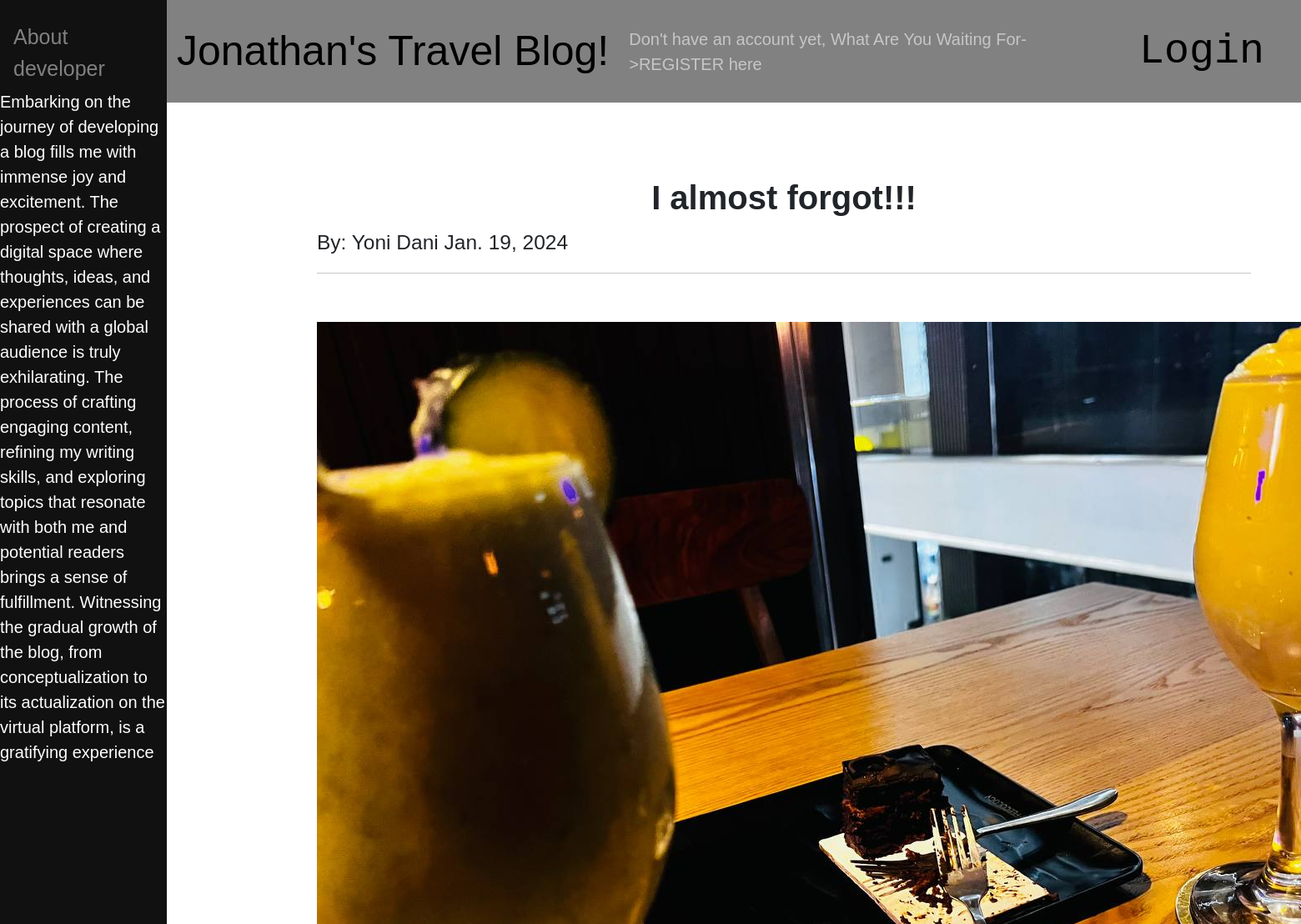
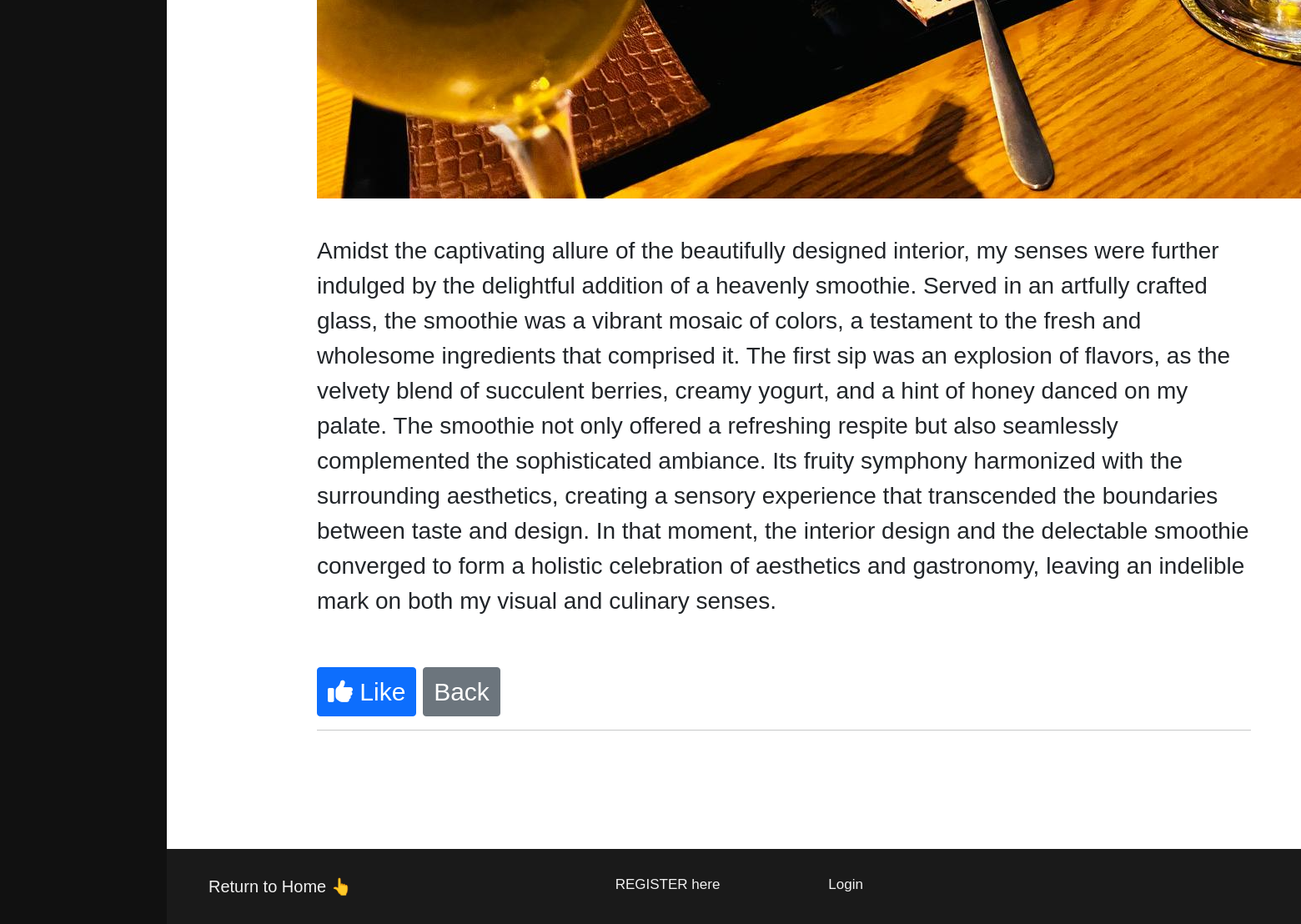
Screenshot of /article/4 with the database file from the repository (2 pictures, top to bottom).
### blog/models.py (models this page shows, shortened)
class Post(models.Model):
    title = models.CharField(max_length=255)
    header_image = models.ImageField(null=True, blank=True, upload_to="images/")
    title_tag = models.CharField(max_length=255)
    author = models.ForeignKey(User, on_delete=models.CASCADE)
    body = RichTextField(blank=True, null=True)
    post_date = models.DateField(auto_now_add=True)

### blog/views.py (the view)
# urls.py: path('article/<int:pk>', Article.as_view(), name="article_detail"),
class Article(DetailView):
    model = Post
    template_name = "Articles_details.html"

### blog/templates/Articles_details.html (shortened to what this page needs)
{% extends 'base.html' %}
{% block content %}
 <h1><b> {{post.title}}!! </b></h1>
    <small>By: {{ post.author.first_name }}
        {{ post.author.last_name }}
        {{ post.post_date }}
        </small>
<hr>
{% if post.header_image %}
<img src="{{ post.header_image.url }}">
{% endif %}
<br/><br/>
<body>
{{post.body|safe}}
   </body>
<br/>
  <button class="btn btn-block btn-primary" style="font-size: 30px"><i class="fa fa-thumbs-up"></i> Like</button>
<a href="{%url 'home' %}" class="btn btn-secondary" style="font-size: 30px">Back</a>
<hr> <br/> <br/> <br/>
{% endblock %}

### blog/templates/base.html (style rules this page uses)
h1 { text-align: center; }

### blog/templates/Articles_details.html (style rules this page uses)
h1 { text-align: center; }
body { margin: 0; font-size: 20px; font-family: Arial, Helvetica, sans-serif; }

### rows the page displays
Post: title "I almost forgot!", author.first_name "Yoni", author.last_name "Dani", post_date "Jan. 19, 2024", header_image (picture), body "Amidst the captivating allure of the beautifully designed interior, my senses were further indulged by the delightful addition of a heavenly smoothie. Served in an artfully crafted glass, the smoothie was a vibrant mosaic of colors, a testament to the fresh and wholesome ingredients that comprised it. The first sip was an explosion of flavors, as the velvety blend of succulent berries, creamy yogurt, and a hint of honey danced on my palate. The smoothie not only offered a refreshing respite but also seamlessly complemented the sophisticated ambiance. Its fruity symphony harmonized with the surrounding aesthetics, creating a sensory experience that transcended the boundaries between taste…"
